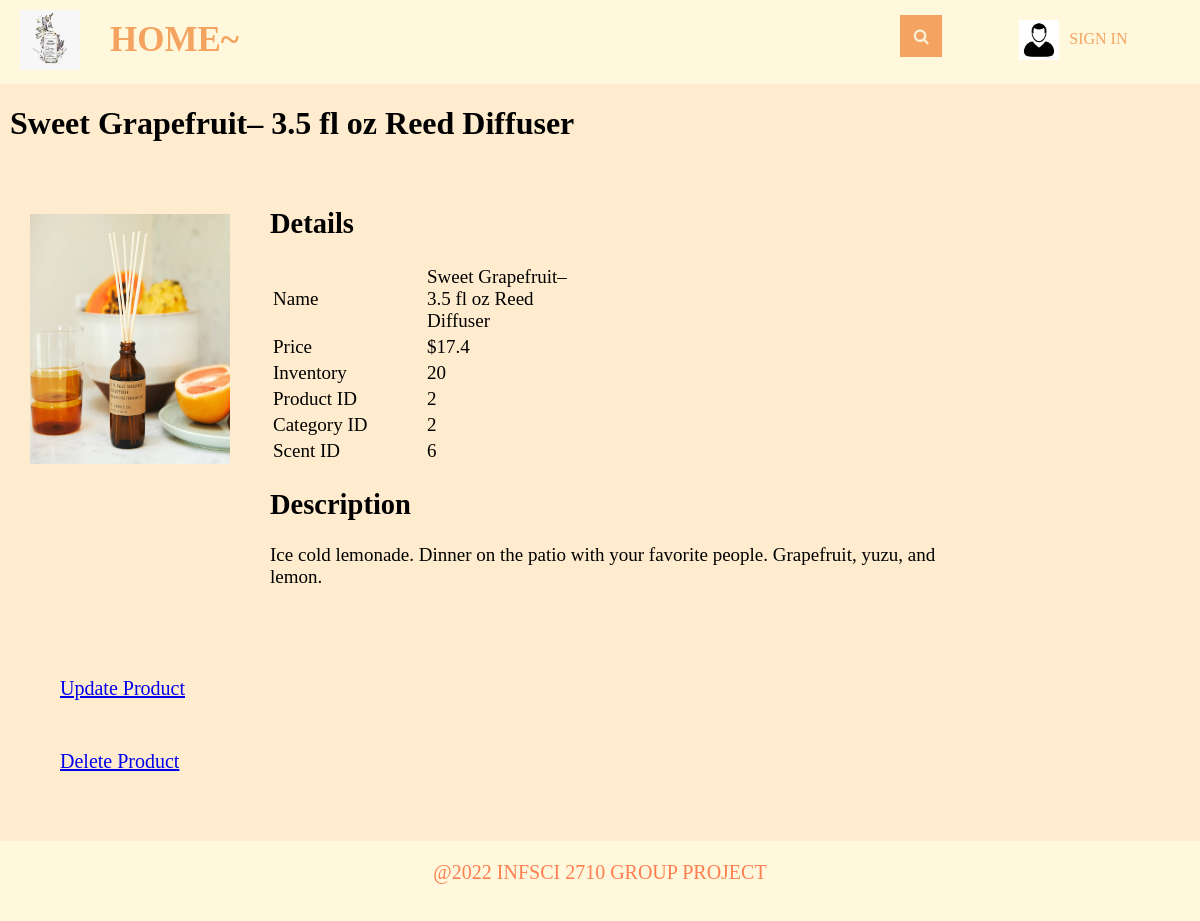
Screenshot of /mgrproductDescription?productId=2 with the database file from the repository.
### tables this page shows
CREATE TABLE "products" (
  "productId" INTEGER,
  "name" TEXT,
  "inventory" INTEGER,
  "price" REAL,
  "description" TEXT,
  "image" TEXT,
  "productKindId" INTEGER,
  "scent_id" INTEGER,
  CONSTRAINT "PRODUCTS_PK" PRIMARY KEY ("productId"),
  CONSTRAINT "FK_products_product_kind" FOREIGN KEY ("productKindId") REFERENCES "product_kind" ("productKindId") ON DELETE NO ACTION ON UPDATE NO ACTION,
  CONSTRAINT "products_FK" FOREIGN KEY ("scent_id") REFERENCES "scent" ("scent_id") ON DELETE NO ACTION ON UPDATE NO ACTION,
  CONSTRAINT "inventory_constrains" CHECK (inventory>=0)
);

### main.py (the view)
@app.route("/mgrproductDescription")
def mgrproductDescription():
    loggedIn, firstName, noOfItems = mgrLoginDetails()
    productId = request.args.get('productId')
    with sqlite3.connect('database.db') as conn:
        cur = conn.cursor()
        cur.execute('SELECT productId, name, price, description, image, inventory, ProductKindId, scent_id FROM products WHERE productId = ?',
                    (productId,))
        productData = cur.fetchone()
    conn.close()
    return render_template("mgrproductDescription.html", data=productData, loggedIn=loggedIn, firstName=firstName,
                           noOfItems=noOfItems)

### main.py (called while the page is built)
def mgrLoginDetails():
    with sqlite3.connect('database.db') as conn:
        cur = conn.cursor()
        if 'email' not in session:
            loggedIn = False
            firstName = ''
            noOfItems = 0
        else:
            loggedIn = True
            cur.execute("SELECT mgrId, firstName FROM manager WHERE email = ?", (session['email'], ))
            mgrId, firstName = cur.fetchone()
            cur.execute("SELECT count(productId) FROM cart WHERE userId = ?", (mgrId, ))
            noOfItems = cur.fetchone()[0]
    conn.close()
    return (loggedIn, firstName, noOfItems)

### templates/mgrproductDescription.html (shortened to what this page needs)
<!DOCTYPE HTML>
<html>
<head>
    <link rel="stylesheet" href={{url_for('static', filename='css/mgrproductDescription.css')}} />
    <link rel="stylesheet" href={{url_for('static', filename='css/bodyGeneral.css')}} />
    <link rel="stylesheet" href={{ url_for('static', filename='css/topStyle.css')}} />
    <link rel="stylesheet" href={{ url_for('static', filename='css/footer.css') }} />
    <link rel="stylesheet" href="https://maxcdn.bootstrapcdn.com/font-awesome/4.5.0/css/font-awesome.min.css">
</head>
<body>
    <div id="title">
        <a href="/managerpage/mgrlogout">
                <img id="logo" src= {{ url_for('static', filename='images/logo.png') }} />
            </a>
            <div class="home_btn">
                <a href="/managerpage/mgrroot">
                    <strong>HOME~</strong>
                </a>
            </div>
            <div class = "Search">
                <form>
		            <input id="searchBox" type="text" name="searchQuery" placeholder="SEARCH....">
		            <button id="searchButton" type="submit" value="Search"></button>
		        </form>
            </div>
            {% if not loggedIn %}
            <div id="signInButton">
                <img id = "client " src= {{ url_for('static', filename='images/client.png')}}/>
                <a class="link" href="/managerpage/mgrloginForm">SIGN IN</a>
            </div>
        {% endif %}
        </div>
    <div class="display_product">
        <div id="productName">
            <h1>{{data[1]}}</h1>
        </div>
        <div>
            <img src={{url_for('static', filename='uploads/'+data[4]) }} id="productImage" />
        </div>
        <div id="productDescription">
            <h2>Details</h2>
            <table id="descriptionTable">
                <tr>
                    <td>Name</td>
                    <td>{{data[1]}}</td>
                </tr>
                <tr>
                    <td>Price</td>
                    <td>${{data[2]}}</td>
                </tr>
                <tr>
                    <td>Inventory</td>
                    <td>{{data[5]}}</td>
                </tr>
                <tr>
                    <td>Product ID</td>
                    <td>{{data[0]}}</td>
                </tr>
                <tr>
                    <td>Category ID</td>
                    <td>{{data[6]}}</td>
                </tr>
                <tr>
                    <td>Scent ID</td>
                    <td>{{data[7]}}</td>
                </tr>
            </table>
            <h2>Description</h2>
            <p>{{data[3]}}</p>
        </div>
        <div id="updateInfo">
            <a href="/updateproductInfo?productId={{request.args.get('productId')}}">Update Product</a>
        </div>
        <div id="deleteItem">
            <a href="/deleteitem?productId={{request.args.get('productId')}}" >Delete Product</a>
        </div>
    </div>
    <footer>
        <div class="footer_container">
            <p>@2022 INFSCI 2710 GROUP PROJECT</p>
        </div>
    </footer>
</body>
</html>

### static/css/mgrproductDescription.css (style rules this page uses)
#productImage { height: 250px; width: 200px; margin-left: 20px; margin-right: 20px; margin-top: 50px; margin-bottom: 20px; display: inline-block; float: left; }
#productDescription { margin-left: 20px; margin-right: 20px; margin-top: 20px; margin-bottom: 20px; display: inline-block; font-size: 19px; width: 60%; }
#descriptionTable td { width: 150px; }
#updateInfo { margin-left: 50px; margin-top: 50px; font-size: 20px; }
#deleteItem { margin-left: 50px; margin-top: 50px; font-size: 20px; }

### static/css/bodyGeneral.css (style rules this page uses)
html,body { margin: 0; padding: 0; height: 100%; }
body { background: blanchedalmond; }
#cartItems, .display_product, .display_profile, .display_frame, .display_store { width: 98%; margin-left: 10px; margin-right: 10px; height: 100%; position:relative; top:84px; }

### static/css/topStyle.css (style rules this page uses)
#logo { height: 60px; width: 60px; margin-left: 20px; margin-top: 10px; margin-bottom: 10px; margin-right: 20px; float: left; }
#title { background-color: cornsilk; height: 84px; position: fixed; top:0px; display: flex; width: 100%; margin-bottom: 0px; z-index: 2; }
.home_btn { height: 64px; margin-bottom: 10px; margin-top:10px; padding: 10px; }
.home_btn a { position: relative; text-align: center; text-decoration: none; font-family: "Palace Script MT"; font-size: 35px; color: sandybrown; }
.Search { width: 70%; }
.Search form { padding:15px; height: 100%; }
.Search input { height: 42px; width: 0; padding: 0 42px 0 15px; border: none; border-bottom: 2px solid transparent; outline: none; background: transparent; transition: .4s cubic-bezier(0, 0.8, 0, 1); position: relative; top: 0; right:0; float: right; z-index: 2; font-family: "Palace Script MT"; font-size:20px; }
.Search button { background: sandybrown; border: none; height: 42px; width: 42px; position: relative; top: 0; right: 0; float: right; margin-right: -15px; cursor: pointer; }
.Search button:before { content: "\f002"; font-family: FontAwesome; font-size: 16px; color: #F9F0DA; }
#signInButton { width: 15%; display: flex; color: yellow; margin-top: 20px; margin-bottom: 20px; margin-left: 20px; margin-right: 20px; float: left; }
#signInButton img { width: 40px; height: 40px; }
#signInButton a { position: relative; bottom: 0; text-align: center; padding: 10px; }
#cart a, #signInButton a { text-decoration: none; font-family: "Palace Script MT"; color: sandybrown; }

### static/css/footer.css (style rules this page uses)
footer { background: cornsilk; display: block; position: relative; bottom: 0; width: 100%; height: 10%; z-index: 10000; }
.footer_container p { position: relative; top: 20px; color: coral; text-align: center; font-family: "Times New Roman"; font-size: 20px; }

### rows the page displays
products: name "Sweet Grapefruit– 3.5 fl oz Reed Diffuser", image (picture), price "17.4", inventory "20", productId "2", productKindId "2", scent "6", description "Ice cold lemonade. Dinner on the patio with your favorite people. Grapefruit, yuzu, and lemon."
